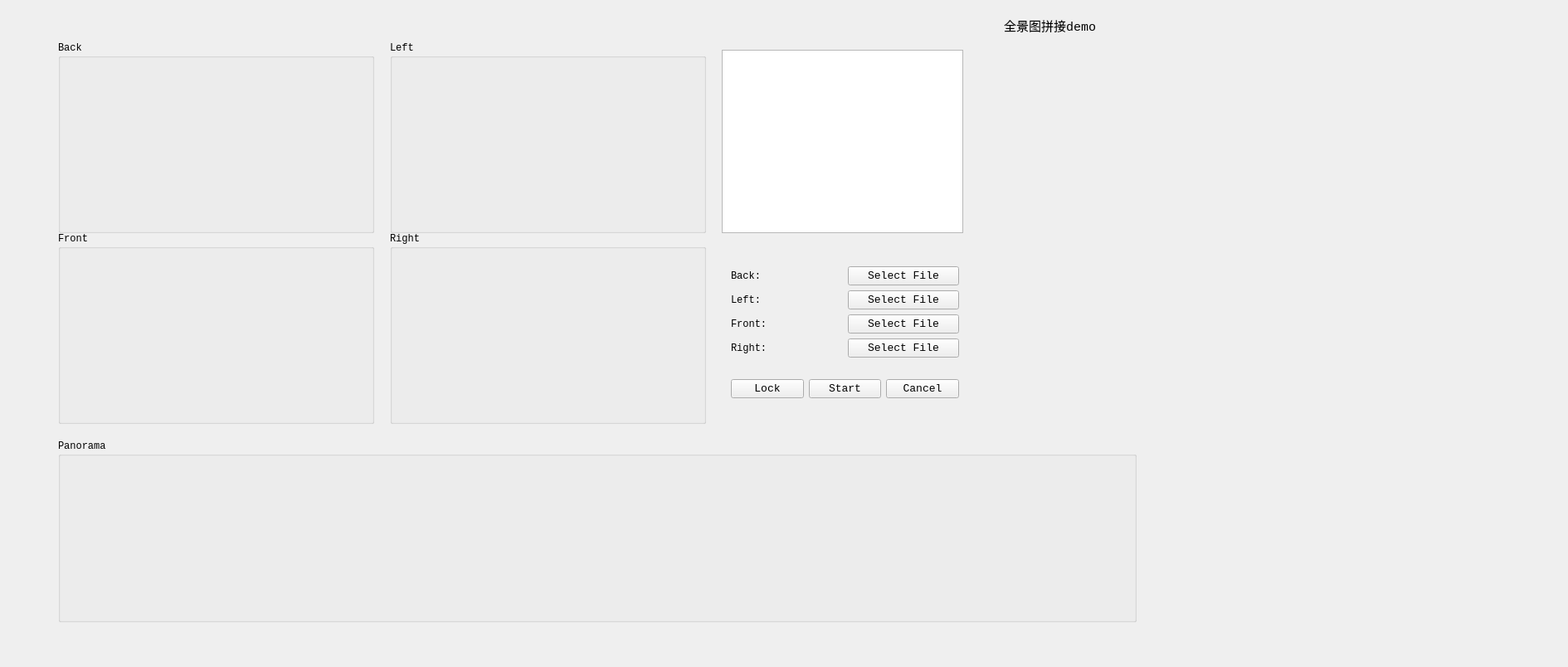
<?xml version="1.0" encoding="UTF-8"?>
<ui version="4.0">
 <class>CarPanoramaStitchClass</class>
 <widget class="QWidget" name="CarPanoramaStitchClass">
  <property name="geometry">
   <rect>
    <x>0</x>
    <y>0</y>
    <width>1890</width>
    <height>804</height>
   </rect>
  </property>
  <property name="font">
   <font>
    <family>Consolas</family>
    <pointsize>9</pointsize>
   </font>
  </property>
  <property name="windowTitle">
   <string>CarPanoramaStitch</string>
  </property>
  <widget class="QGroupBox" name="groupBox">
   <property name="geometry">
    <rect>
     <x>70</x>
     <y>50</y>
     <width>381</width>
     <height>231</height>
    </rect>
   </property>
   <property name="title">
    <string>Back</string>
   </property>
   <widget class="QLabel" name="backPic">
    <property name="geometry">
     <rect>
      <x>20</x>
      <y>30</y>
      <width>320</width>
      <height>180</height>
     </rect>
    </property>
    <property name="sizePolicy">
     <sizepolicy hsizetype="Fixed" vsizetype="Fixed">
      <horstretch>0</horstretch>
      <verstretch>0</verstretch>
     </sizepolicy>
    </property>
    <property name="text">
     <string/>
    </property>
   </widget>
  </widget>
  <widget class="QGroupBox" name="groupBox_2">
   <property name="geometry">
    <rect>
     <x>470</x>
     <y>50</y>
     <width>381</width>
     <height>231</height>
    </rect>
   </property>
   <property name="title">
    <string>Left</string>
   </property>
   <widget class="QLabel" name="leftPic">
    <property name="geometry">
     <rect>
      <x>30</x>
      <y>30</y>
      <width>320</width>
      <height>180</height>
     </rect>
    </property>
    <property name="text">
     <string/>
    </property>
   </widget>
  </widget>
  <widget class="QGroupBox" name="groupBox_3">
   <property name="geometry">
    <rect>
     <x>470</x>
     <y>280</y>
     <width>381</width>
     <height>231</height>
    </rect>
   </property>
   <property name="title">
    <string>Right</string>
   </property>
   <widget class="QLabel" name="rightPic">
    <property name="geometry">
     <rect>
      <x>30</x>
      <y>30</y>
      <width>320</width>
      <height>180</height>
     </rect>
    </property>
    <property name="text">
     <string/>
    </property>
   </widget>
  </widget>
  <widget class="QGroupBox" name="groupBox_4">
   <property name="geometry">
    <rect>
     <x>70</x>
     <y>280</y>
     <width>381</width>
     <height>231</height>
    </rect>
   </property>
   <property name="title">
    <string>Front</string>
   </property>
   <widget class="QLabel" name="frontPic">
    <property name="geometry">
     <rect>
      <x>20</x>
      <y>30</y>
      <width>320</width>
      <height>180</height>
     </rect>
    </property>
    <property name="sizePolicy">
     <sizepolicy hsizetype="Fixed" vsizetype="Fixed">
      <horstretch>0</horstretch>
      <verstretch>0</verstretch>
     </sizepolicy>
    </property>
    <property name="text">
     <string/>
    </property>
   </widget>
  </widget>
  <widget class="QGroupBox" name="groupBox_5">
   <property name="geometry">
    <rect>
     <x>70</x>
     <y>530</y>
     <width>1300</width>
     <height>220</height>
    </rect>
   </property>
   <property name="title">
    <string>Panorama</string>
   </property>
   <widget class="QLabel" name="paronamaPic">
    <property name="geometry">
     <rect>
      <x>10</x>
      <y>20</y>
      <width>1280</width>
      <height>180</height>
     </rect>
    </property>
    <property name="text">
     <string/>
    </property>
   </widget>
  </widget>
  <widget class="QTextBrowser" name="debugDisplay">
   <property name="geometry">
    <rect>
     <x>870</x>
     <y>60</y>
     <width>291</width>
     <height>221</height>
    </rect>
   </property>
  </widget>
  <widget class="QLabel" name="label_5">
   <property name="geometry">
    <rect>
     <x>1210</x>
     <y>0</y>
     <width>141</width>
     <height>61</height>
    </rect>
   </property>
   <property name="font">
    <font>
     <pointsize>11</pointsize>
     <weight>50</weight>
     <bold>false</bold>
    </font>
   </property>
   <property name="text">
    <string>全景图拼接demo</string>
   </property>
  </widget>
  <widget class="QWidget" name="layoutWidget">
   <property name="geometry">
    <rect>
     <x>870</x>
     <y>290</y>
     <width>297</width>
     <height>221</height>
    </rect>
   </property>
   <layout class="QVBoxLayout" name="verticalLayout_2">
    <property name="sizeConstraint">
     <enum>QLayout::SetDefaultConstraint</enum>
    </property>
    <item>
     <layout class="QVBoxLayout" name="verticalLayout">
      <item>
       <layout class="QHBoxLayout" name="horizontalLayout">
        <item>
         <widget class="QLabel" name="label">
          <property name="text">
           <string>Back:</string>
          </property>
         </widget>
        </item>
        <item>
         <widget class="QPushButton" name="backSelectBtn">
          <property name="font">
           <font>
            <pointsize>10</pointsize>
           </font>
          </property>
          <property name="text">
           <string>Select File</string>
          </property>
         </widget>
        </item>
       </layout>
      </item>
      <item>
       <layout class="QHBoxLayout" name="horizontalLayout_2">
        <item>
         <widget class="QLabel" name="label_2">
          <property name="text">
           <string>Left:</string>
          </property>
         </widget>
        </item>
        <item>
         <widget class="QPushButton" name="leftSelectBtn">
          <property name="font">
           <font>
            <pointsize>10</pointsize>
           </font>
          </property>
          <property name="text">
           <string>Select File</string>
          </property>
         </widget>
        </item>
       </layout>
      </item>
      <item>
       <layout class="QHBoxLayout" name="horizontalLayout_4">
        <item>
         <widget class="QLabel" name="label_4">
          <property name="text">
           <string>Front:</string>
          </property>
         </widget>
        </item>
        <item>
         <widget class="QPushButton" name="frontSelectBtn">
          <property name="font">
           <font>
            <pointsize>10</pointsize>
           </font>
          </property>
          <property name="text">
           <string>Select File</string>
          </property>
         </widget>
        </item>
       </layout>
      </item>
      <item>
       <layout class="QHBoxLayout" name="horizontalLayout_3">
        <item>
         <widget class="QLabel" name="label_3">
          <property name="text">
           <string>Right:</string>
          </property>
         </widget>
        </item>
        <item>
         <widget class="QPushButton" name="rightSelectBtn">
          <property name="font">
           <font>
            <pointsize>10</pointsize>
           </font>
          </property>
          <property name="text">
           <string>Select File</string>
          </property>
         </widget>
        </item>
       </layout>
      </item>
     </layout>
    </item>
    <item>
     <layout class="QHBoxLayout" name="horizontalLayout_5">
      <item>
       <widget class="QPushButton" name="lockBtn">
        <property name="font">
         <font>
          <pointsize>10</pointsize>
         </font>
        </property>
        <property name="text">
         <string>Lock</string>
        </property>
       </widget>
      </item>
      <item>
       <widget class="QPushButton" name="startBtn">
        <property name="font">
         <font>
          <pointsize>10</pointsize>
         </font>
        </property>
        <property name="text">
         <string>Start</string>
        </property>
       </widget>
      </item>
      <item>
       <widget class="QPushButton" name="cancelBtn">
        <property name="font">
         <font>
          <pointsize>10</pointsize>
         </font>
        </property>
        <property name="text">
         <string>Cancel</string>
        </property>
       </widget>
      </item>
     </layout>
    </item>
   </layout>
  </widget>
  <widget class="QLabel" name="testPic">
   <property name="geometry">
    <rect>
     <x>1260</x>
     <y>130</y>
     <width>320</width>
     <height>180</height>
    </rect>
   </property>
   <property name="text">
    <string/>
   </property>
  </widget>
 </widget>
 <layoutdefault spacing="6" margin="11"/>
 <resources>
  <include location="CarPanoramaStitch.qrc"/>
 </resources>
 <connections/>
 <slots>
  <slot>on_backSelectBtn_clicked()</slot>
  <slot>on_leftSelectBtn_clicked()</slot>
  <slot>on_frontSelectBtn_clicked()</slot>
  <slot>on_rightSelectBtn_clicked()</slot>
  <slot>on_startBtn_clicked()</slot>
  <slot>on_cancelBtn_clicked()</slot>
  <slot>on_lockBtn_clicked()</slot>
 </slots>
</ui>
